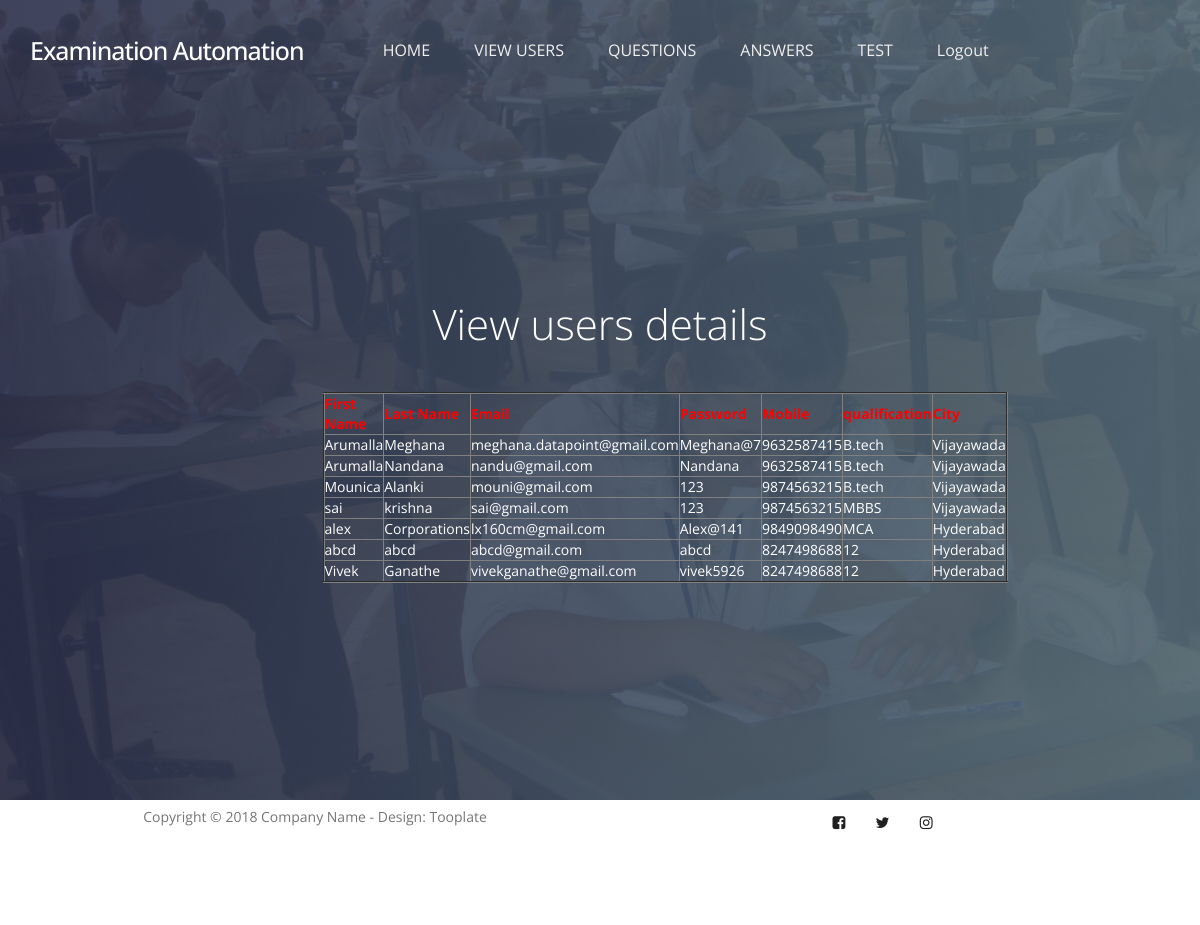
The page /usersdata/ on the database its author committed.
### user/models.py (models this page shows, shortened)
class user(models.Model):
    firstname = models.CharField(max_length=50)
    lastname = models.CharField(max_length=50)
    email = models.EmailField()
    passwd = models.CharField(max_length=40)
    mobileno = models.CharField(max_length=50, default="", editable=True)
    qualification = models.CharField(max_length=40)
    city = models.CharField(max_length=50)
    status = models.CharField(max_length=40,default="", editable=True)
    class Meta:
        db_table='userregister'

### examination/views.py (the view)
# urls.py: path('usersdata/', examination.usersdata, name='usersdata'),
def usersdata(request):
    object = user.objects.all()
    return render(request,"examination/userdata.html",{"object":object})

### assets/templates/examination/userdata.html
{% extends 'examinationbase.html' %}
{% load static %}
{% block contents %}
<section id="home" data-stellar-background-ratio="0.5">
          <div class="overlay"></div>
          <div class="container">
               <div class="row">
                    <div class="col-md-offset-3 col-md-6 col-sm-12">
                         <div class="home-info">
                              <h1 style="color:white">View users details </h1>
                            <center><table border="2px solid blue" align="center">
                                  <tr><th style="color:red">First Name</th>
                                    <th style="color:red">Last Name</th>
                                    <th style="color:red">Email</th>
                                    <th style="color:red">Password</th>
                                    <th style="color:red">Mobile</th>
                                    <th style="color:red">qualification</th>
                                    <th style="color:red">City</th>
                                  </tr>
                              {% for x in object %}
                                  <tr style="color:white">
                                    <td>{{x.firstname}}</td>
                                    <td>{{x.lastname}}</td>
                                    <td>{{x.email}}</td>
                                    <td>{{x.passwd}}</td>
                                    <td>{{x.mobileno}}</td>
                                    <td>{{x.qualification}}</td>
                                    <td>{{x.city}}</td>
                                     </tr>
                                    {% endfor %}
                            </table></center>
                         </div>
                    </div>
               </div>
          </div>
     </section>
{% endblock %}

### assets/templates/examinationbase.html (shortened to what this page needs)
{% load static %}
<!DOCTYPE html>
<html lang="en">
<head>
     <link rel="stylesheet" href="{% static 'css/bootstrap.min.css' %}">
     <link rel="stylesheet" href="{% static 'css/owl.carousel.css' %}">
     <link rel="stylesheet" href="{% static 'css/owl.theme.default.min.css' %}">
     <link rel="stylesheet" href="{% static 'css/font-awesome.min.css' %}">
     <link rel="stylesheet" href="{% static 'css/tooplate-style.css' %}">
</head>
<body>
     <section class="navbar custom-navbar navbar-fixed-top" role="navigation">
          <div class="container">
               <div class="navbar-header">
                    <a href="{% url 'index' %}" class="navbar-brand">Examination Automation </a>
               </div>
               <div class="collapse navbar-collapse">
                    <ul class="nav navbar-nav">
                         <li><a href="{% url 'index' %}" class="smoothScroll">HOME</a></li>
                         <li><a href="{% url 'usersdata' %}" class="smoothScroll">VIEW USERS</a></li>
                         <li><a href="{% url 'examquestions' %}" class="smoothScroll">QUESTIONS</a></li>
                         <li><a href="{% url 'qanswers' %}" class="smoothScroll">ANSWERS</a></li>
                         <li><a href="{% url 'userresult' %}" class="smoothScroll">TEST</a></li>
                         <li><a href="{% url 'adminlogin' %}"s class="smoothScroll">Logout</a></li>
                    </ul>
               </div>
          </div>
     </section>
{% block contents %}{% endblock %}
     <footer id="footer" data-stellar-background-ratio="0.5">
          <div class="container">
               <div class="row">
                    <div class="copyright-text col-md-12 col-sm-12">
                         <div class="col-md-6 col-sm-6">
                              <p>Copyright &copy; 2018 Company Name - Design: Tooplate</p>
                         </div>
                         <div class="col-md-6 col-sm-6">
                              <ul class="social-icon">
                                   <li><a href="#" class="fa fa-facebook-square" attr="facebook icon"></a></li>
                                   <li><a href="#" class="fa fa-twitter"></a></li>
                                   <li><a href="#" class="fa fa-instagram"></a></li>
                              </ul>
                         </div>
                    </div>
               </div>
          </div>
     </footer>
</body>
</html>

### assets/static/css/tooplate-style.css (style rules this page uses)
body { font-family: 'Open Sans', sans-serif; overflow-x: hidden; background: #f9f9f9; }
h1,h2,h3,h4,h5,h6 { font-weight: 300; line-height: normal; }
h1 { font-size: 3em; }
p { color: #757575; font-size: 14px; font-weight: normal; line-height: 24px; }
html { -webkit-font-smoothing: antialiased; }
a { color: #202020; text-decoration: none !important; }
a, input, button, .form-control { -webkit-transition: 0.5s; transition: 0.5s; }
section { position: relative; padding: 100px 0; }
#contact, footer { background: #ffffff; text-align: center; }
.overlay { background: #536976; background: -webkit-linear-gradient(to right, #292E49, #536976); background: linear-gradient(to right, #292E49, #536976); opacity: 0.9; position: absolute; top: 0; right: 0; bottom: 0; left: 0; width: 100%; height: 100%; }
.custom-navbar { border: none; margin-bottom: 0; padding: 25px 0; }
.custom-navbar .navbar-brand { color: #ffffff; font-size: 25px; font-weight: 500; letter-spacing: -1px; }
.custom-navbar .navbar-nav { margin-left: 6em; }
.custom-navbar .nav li a { font-size: 16px; font-weight: normal; color: #f0f0f0; padding-right: 22px; padding-left: 22px; }
@media (min-width:768px) { .custom-navbar { border-bottom: 0; background: 0 0; } }
#home { background: url('../images/home-bg.jpg') no-repeat center center; background-size: cover; vertical-align: middle; display: -webkit-box; display: -webkit-flex; display: -ms-flexbox; display: flex; -webkit-box-align: center; -webkit-align-items: center; -ms-flex-align: center; align-items: center; min-height: 100vh; position: relative; padding-top: 12em; text-align: center; }
#home h1 { color: #ffffff; margin-top: 10px; margin-bottom: 40px; }
.home-info { margin-top: 7em; }
footer { padding-bottom: 80px; }
.copyright-text p { margin: 5px; }
.social-icon { position: relative; padding: 0; margin: 0; }
.social-icon li { display: inline-block; list-style: none; }
.social-icon li a { border-radius: 50px; color: #202020; font-size: 15px; width: 35px; height: 35px; line-height: 35px; text-decoration: none; text-align: center; position: relative; margin: 5px 5px 5px 0; }
@media only screen and (max-width: 1200px) { .custom-navbar .navbar-nav { margin-left: 3em; } }
@media only screen and (max-width: 1200px) { .home-info { margin-top: 0; } }

### rows shown on the page
user: firstname "Arumalla", lastname "Meghana", email "meghana.datapoint@gmail.com", passwd "Meghana@7", mobileno "9632587415", qualification "B.tech", city "Vijayawada"
user: firstname "Arumalla", lastname "Nandana", email "nandu@gmail.com", passwd "Nandana", mobileno "9632587415", qualification "B.tech", city "Vijayawada"
user: firstname "Mounica", lastname "Alanki", email "mouni@gmail.com", passwd "123", mobileno "9874563215", qualification "B.tech", city "Vijayawada"
user: firstname "sai", lastname "krishna", email "sai@gmail.com", passwd "123", mobileno "9874563215", qualification "MBBS", city "Vijayawada"
user: firstname "alex", lastname "Corporations", email "lx160cm@gmail.com", passwd "Alex@141", mobileno "9849098490", qualification "MCA", city "Hyderabad"
user: firstname "abcd", lastname "abcd", email "abcd@gmail.com", passwd "abcd", mobileno "8247498688", qualification "12", city "Hyderabad"
user: firstname "Vivek", lastname "Ganathe", email "vivekganathe@gmail.com", passwd "vivek5926", mobileno "8247498688", qualification "12", city "Hyderabad"
